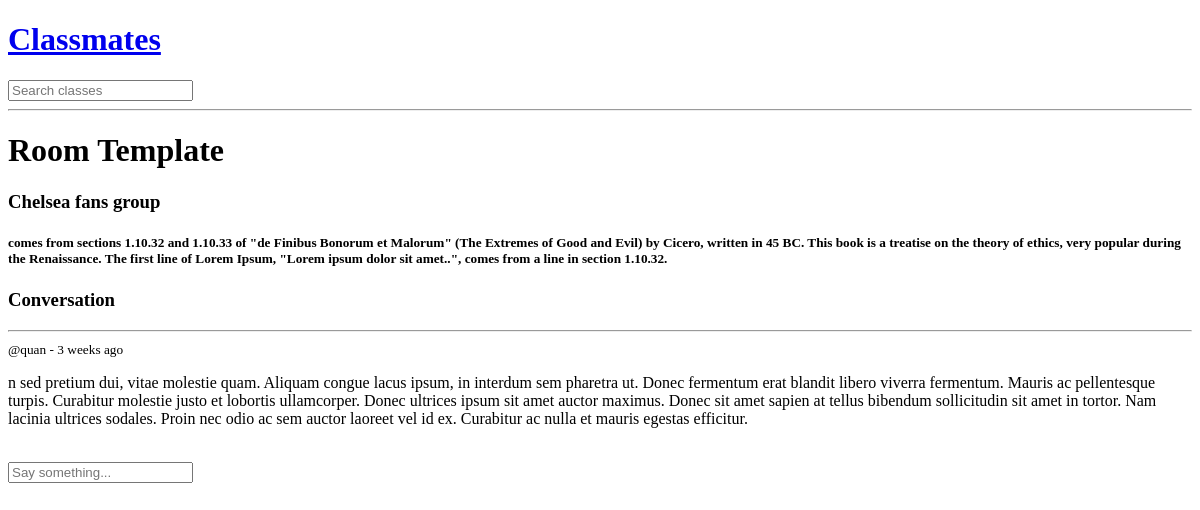
Page /room/2 on the earlier database version.
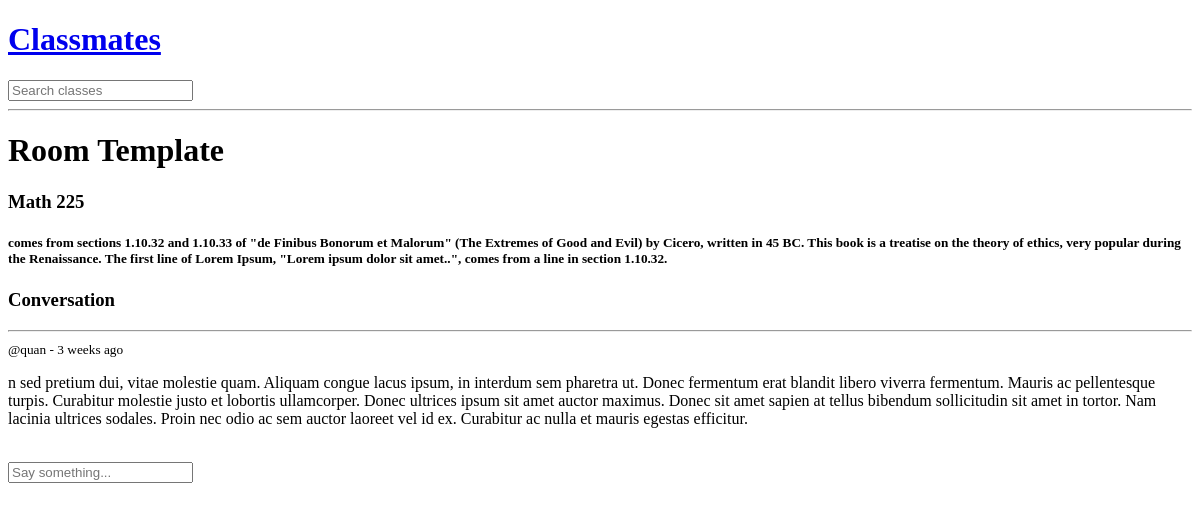
Same page on the later database version.
### base/models.py (models this page shows, shortened)
class Room(models.Model):
    host = models.ForeignKey(User, on_delete=models.SET_NULL, null=True)
    topic = models.ForeignKey(Topic, on_delete=models.SET_NULL, null=True)
    name = models.CharField(max_length=200)
    description = models.TextField(null=True, blank=True)
    participants = models.ManyToManyField(
        User, related_name='participants', blank=True)
    updated = models.DateTimeField(auto_now=True)
    created = models.DateTimeField(auto_now_add=True)
    class Meta:
        ordering = ['-updated', '-created']

### base/views.py (the view)
# urls.py: path('room/<str:pk>', views.room, name="room"),
def room(request, pk):
    room = Room.objects.get(id=pk)
    room_messages = room.message_set.all().order_by('-created')
    participants = room.participants.all()
    context = {
        'room': room,
        'room_messages': room_messages,
        'participants': participants
    }
    return render(request, 'base/room.html', context)

### base/templates/base/room.html
{% extends 'main.html' %} {% block content %} <h1>Room Template</h1>
<div>
  <h3>{{ room.name }}</h3>
  <h5>{{ room.description }}</h5>
  <div class="conversation-wraper">
    <h3>Conversation</h3>
    <hr> {% for message in room_messages %} <div>
      <small>@{{message.user}} - {{message.created|timesince}} ago</small>
      <p>{{message.body}}</p>
    </div>
    <br>{% endfor %}
  </div>
  <div class="conversation-form">
    <form method="POST" action=""> {% csrf_token %} <input type="text" name="body" placeholder="Say something..." />
    </form>
  </div>
</div> {% endblock %}

Differences in the rows shown:
changed Room: name "Chelsea fans group" → "Math 225"
